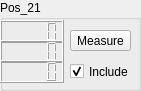
     <widget class="QGroupBox" name="Calib_box_21">
      <property name="geometry">
       <rect>
        <x>370</x>
        <y>20</y>
        <width>141</width>
        <height>91</height>
       </rect>
      </property>
      <property name="title">
       <string>Pos_21</string>
      </property>
      <widget class="QLCDNumber" name="calib_box_x_22">
       <property name="geometry">
        <rect>
         <x>0</x>
         <y>20</y>
         <width>64</width>
         <height>23</height>
        </rect>
       </property>
      </widget>
      <widget class="QLCDNumber" name="calib_box_y_22">
       <property name="geometry">
        <rect>
         <x>0</x>
         <y>40</y>
         <width>64</width>
         <height>23</height>
        </rect>
       </property>
      </widget>
      <widget class="QLCDNumber" name="calib_box_z_22">
       <property name="geometry">
        <rect>
         <x>0</x>
         <y>60</y>
         <width>64</width>
         <height>23</height>
        </rect>
       </property>
      </widget>
      <widget class="QPushButton" name="calibButton_22">
       <property name="geometry">
        <rect>
         <x>70</x>
         <y>30</y>
         <width>61</width>
         <height>21</height>
        </rect>
       </property>
       <property name="text">
        <string>Measure</string>
       </property>
      </widget>
      <widget class="QCheckBox" name="checkBox_22">
       <property name="geometry">
        <rect>
         <x>70</x>
         <y>60</y>
         <width>92</width>
         <height>23</height>
        </rect>
       </property>
       <property name="text">
        <string>Include</string>
       </property>
       <property name="checked">
        <bool>true</bool>
       </property>
      </widget>
     </widget>
